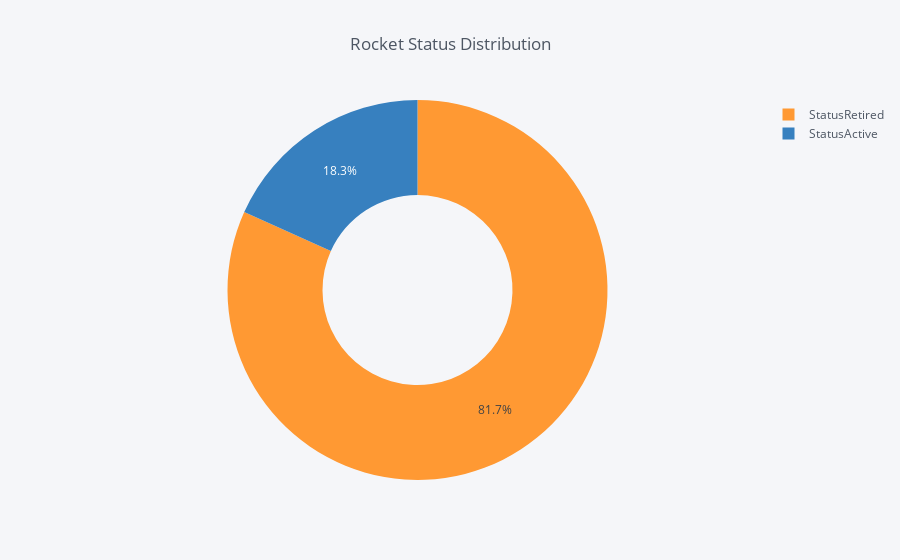

Write notebook code for a chart like this one.
### Code cell
o=df["Status Rocket"].value_counts()
f = pd.DataFrame({'labels': o.index,'values': o.values}) 
f.iplot(kind='pie',labels='labels',values='values', title='Rocket Status Distribution', hole = 0.5)

### Figure 1 — Plotly figure (JSON) as saved in the notebook; plotly's stock layout.template omitted (floating-point values rounded to 4 significant figures)
{"data": [{"hole": 0.5, "labels": ["StatusRetired", "StatusActive"], "marker": {"colors": ["rgba(255, 153, 51, 1.0)", "rgba(55, 128, 191, 1.0)"]}, "name": "", "type": "pie", "values": [3534, 790]}], "layout": {"legend": {"bgcolor": "#F5F6F9", "font": {"color": "#4D5663"}}, "paper_bgcolor": "#F5F6F9", "plot_bgcolor": "#F5F6F9", "title": "Rocket Status Distribution", "titlefont": {"color": "#4D5663"}}}
